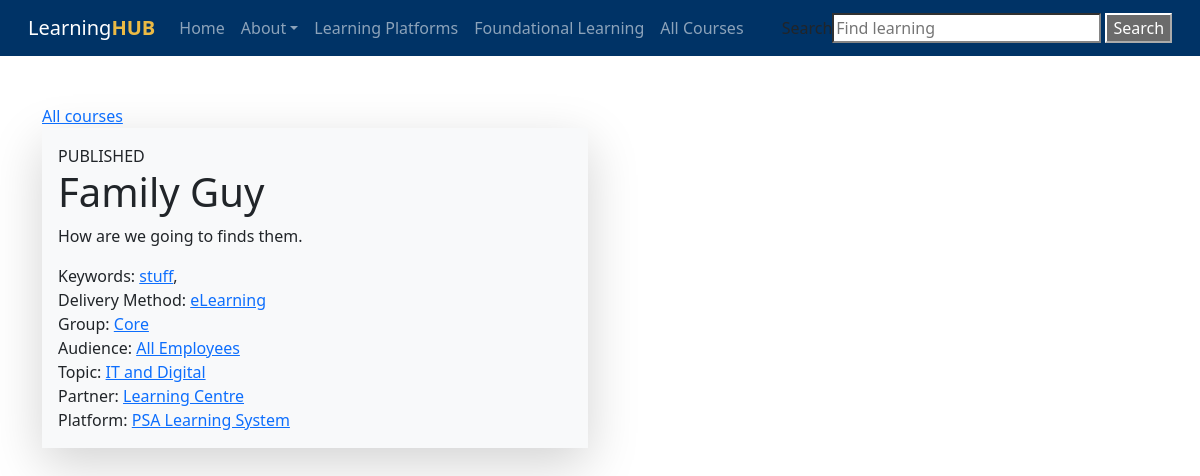
/course.php?cid=1, run on the app's committed database.
### tables this page shows
CREATE TABLE "courses" (
    "id" INTEGER PRIMARY KEY AUTOINCREMENT NOT NULL,
    "status" VARCHAR NOT NULL,
    "sortorder" INTEGER,
    "name" VARCHAR NOT NULL,
    "slug" VARCHAR,
    "description" VARCHAR NOT NULL,
    "created" DATETIME NOT NULL,
    "modified" DATETIME,
    "expiry_date" DATETIME,
    "user_idir" VARCHAR,
    "course_id" INTEGER,
    "weight" INTEGER,
    "url" VARCHAR,
    "keywords" VARCHAR,
    "refresh_cycle" TEXT,
    "partner_id" INTEGER,
    "platform_id" INTEGER,
    "dmethod_id" INTEGER,
    "group_id" INTEGER,
    "audience_id" INTEGER,
    "topic_id" INTEGER,
    FOREIGN KEY(partner_id) REFERENCES learning_partners(id),
    FOREIGN KEY(platform_id) REFERENCES learning_platforms(id),
    FOREIGN KEY(dmethod_id) REFERENCES delivery_methods(id),
    FOREIGN KEY(group_id) REFERENCES groups(id),
    FOREIGN KEY(audience_id) REFERENCES audiences(id),
    FOREIGN KEY(topic_id) REFERENCES topics(id)
);

CREATE TABLE "delivery_methods" (
    "id" INTEGER PRIMARY KEY AUTOINCREMENT NOT NULL,
    "created" DATETIME,
    "modified" DATETIME,
    "sortorder" INTEGER,
    "name" VARCHAR,
    "slug" VARCHAR,
    "description" VARCHAR,
    "icon" VARCHAR,
    "color" VARCHAR
);

CREATE TABLE "groups" (
    "id" INTEGER PRIMARY KEY AUTOINCREMENT NOT NULL,
    "created" DATETIME,
    "modified" DATETIME,
    "sortorder" INTEGER,
    "name" VARCHAR,
    "slug" VARCHAR,
    "description" VARCHAR,
    "icon" VARCHAR,
    "color" VARCHAR
);

CREATE TABLE "audiences" (
    "id" INTEGER PRIMARY KEY AUTOINCREMENT NOT NULL,
    "created" DATETIME,
    "modified" DATETIME,
    "sortorder" INTEGER,
    "name" VARCHAR,
    "slug" VARCHAR,
    "description" VARCHAR,
    "icon" VARCHAR,
    "color" VARCHAR
);

CREATE TABLE "topics" (
    "id" INTEGER PRIMARY KEY AUTOINCREMENT NOT NULL,
    "created" DATETIME,
    "modified" DATETIME,
    "sortorder" INTEGER,
    "name" VARCHAR,
    "slug" VARCHAR,
    "description" VARCHAR,
    "icon" VARCHAR,
    "color" VARCHAR
);

CREATE TABLE "learning_partners" (
    "id" INTEGER PRIMARY KEY AUTOINCREMENT NOT NULL,
    "created" DATETIME,
    "modified" DATETIME,
    "sortorder" INTEGER,
    "name" VARCHAR,
    "slug" VARCHAR,
    "description" VARCHAR,
    "icon" VARCHAR,
    "logo" VARCHAR,
    "color" VARCHAR,
    "url" VARCHAR,
    "admin_name" VARCHAR,
    "admin_email" VARCHAR
);

CREATE TABLE "learning_platforms" (
    "id" INTEGER PRIMARY KEY AUTOINCREMENT NOT NULL,
    "created" DATETIME,
    "modified" DATETIME,
    "sortorder" INTEGER,
    "name" VARCHAR,
    "slug" VARCHAR,
    "description" VARCHAR,
    "logo" VARCHAR,
    "icon" VARCHAR,
    "color" VARCHAR,
    "url" VARCHAR
);

### course.php (the view, shortened to what this page needs)
<?php
$db = new SQLite3('courses.sqlite', SQLITE3_OPEN_CREATE | SQLITE3_OPEN_READWRITE);
$db->enableExceptions(true);
?>
<!doctype html>
<html>
<head>
<link href="https://cdn.jsdelivr.net/npm/bootstrap@5.3.3/dist/css/bootstrap.min.css" rel="stylesheet">
</head>
<body>
<?php require('template/nav.php') ?>
<div class="container">
<div class="row">
<div class="col-md-6">
<div><a href="courses.php">All courses</a></div>
<?php
$cid = $_GET['cid'] ?? 0;
$sql = 'SELECT
            c.id AS cid,
            c.name AS cname,
            c.status AS cstatus,
            c.description AS cdesc,
            c.keywords AS ckeys,
            dm.id AS dmid,
            dm.name AS dmname,
            g.name AS groupname,
            g.id AS groupid,
            a.name AS audiencename,
            a.id AS audienceid,
            top.name AS topicname,
            top.id AS topicid,
            pa.name AS partnername,
            pa.id AS partnerid,
            plat.name AS platformname,
            plat.id AS platformid
        FROM
            courses c
        JOIN delivery_methods dm ON dm.id = c.dmethod_id
        JOIN groups g ON g.id = c.group_id
        JOIN audiences a ON a.id = c.audience_id
        JOIN topics top ON top.id = c.topic_id
        JOIN learning_partners pa ON pa.id = c.partner_id
        JOIN learning_platforms plat ON plat.id = c.platform_id
        WHERE c.id = ' . $cid . ';';
$statement = $db->prepare($sql);
$result = $statement->execute();
?>
<?php while ($row = $result->fetchArray()): ?>
    <div class="p-3 mb-2 bg-light shadow-lg">
        <div><?= strtoupper($row['cstatus']) ?></div>
        <h1><?= $row['cname'] ?></h1>
        <div class="mb-3"><?= $row['cdesc'] ?></div>
        <?php if(!empty($row['ckeys'])): ?>
        <?php $keys = explode(',',$row['ckeys']) ?>
        <div>
        Keywords:
        <?php foreach($keys as $k): ?>
        <a href="keyword.php?keyword=<?= $k ?>"><?= $k ?></a>,
        <?php endforeach ?>
        </div>
        <?php endif ?>
        <div>Delivery Method: <a href="filter.php?dmethod=<?= $row['dmid'] ?>"><?= $row['dmname'] ?></a></div>
        <div>Group: <a href="filter.php?group=<?= $row['groupid'] ?>"><?= $row['groupname'] ?></a></div>
        <div>Audience: <a href="filter.php?audience=<?= $row['audienceid'] ?>"><?= $row['audiencename'] ?></a></div>
        <div>Topic: <a href="filter.php?topic=<?= $row['topicid'] ?>"><?= $row['topicname'] ?></a></div>
        <div>Partner: <a href="filter.php?partner=<?= $row['partnerid'] ?>"><?= $row['partnername'] ?></a></div>
        <div>Platform: <a href="filter.php?platform=<?= $row['platformid'] ?>"><?= $row['platformname'] ?></a></div>
    </div>
<?php endwhile ?>
</div>
</div>
</div>
</body>
</html>

### data on the page
courses: status "PUBLISHED", name "Family Guy", description "How are we going to finds them.", keywords "stuff", dmethod.name "eLearning", group.name "Core", audience.name "All Employees", topic.name "IT and Digital", partner.name "Learning Centre", platform.name "PSA Learning System"
